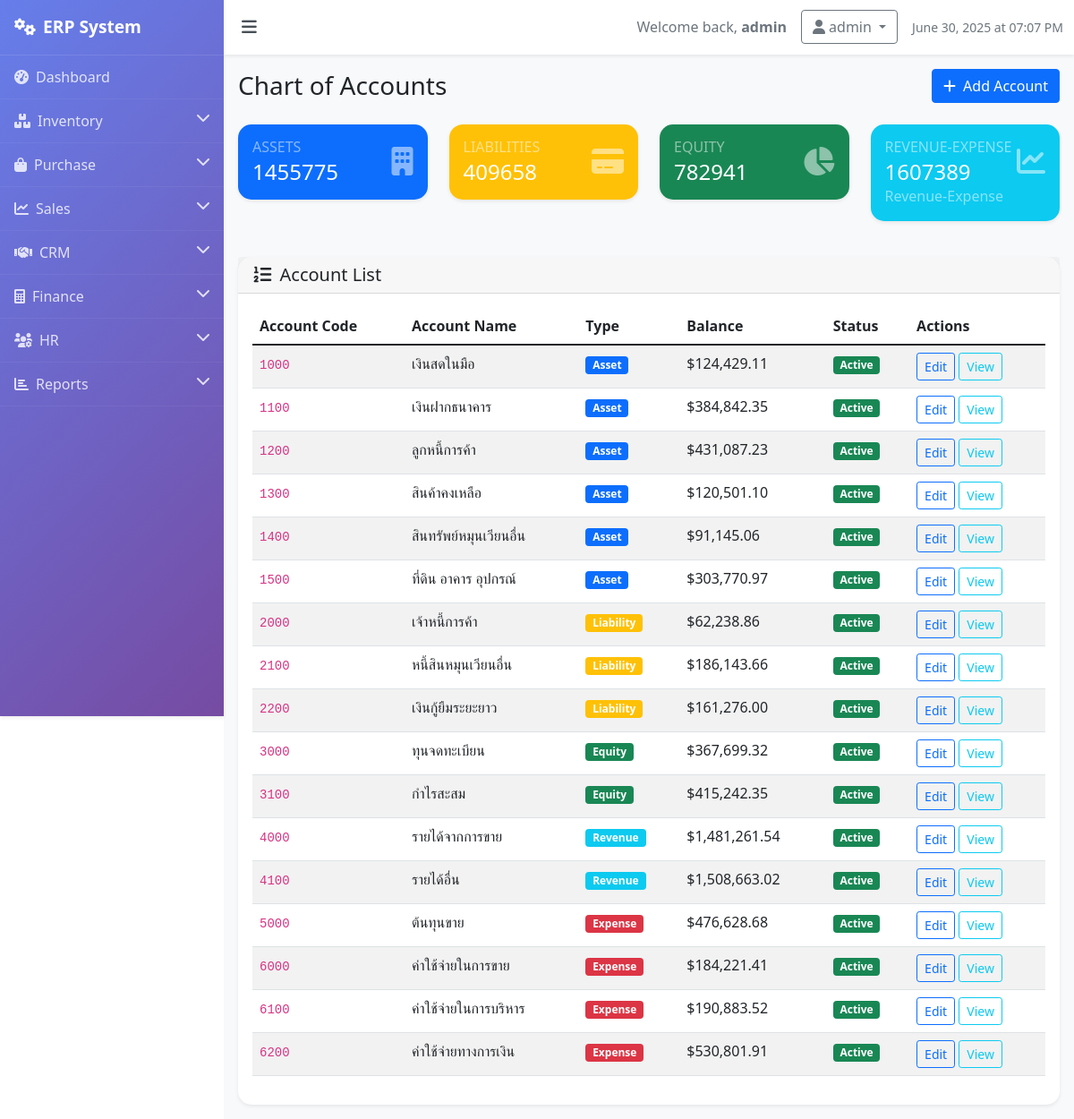
The app's page /finance/chart-of-accounts (signed in) with its own data.
### models.py (models this page shows)
class Account(db.Model):
    id = db.Column(db.Integer, primary_key=True)
    account_code = db.Column(db.String(20), unique=True, nullable=False)
    account_name = db.Column(db.String(100), nullable=False)
    account_type = db.Column(db.String(20), nullable=False)  # asset, liability, equity, revenue, expense
    parent_account_id = db.Column(db.Integer, db.ForeignKey('account.id'))
    is_active = db.Column(db.Boolean, default=True)
    balance = db.Column(db.Float, default=0.0)

### routes.py (the view)
    @app.route('/finance/chart-of-accounts')
    def chart_of_accounts():
        if 'user_id' not in session:
            return redirect(url_for('login'))
        accounts = Account.query.order_by(Account.account_code).all()
        assets_total = db.session.query(db.func.sum(Account.balance)).filter_by(account_type='asset').scalar() or 0
        liabilities_total = db.session.query(db.func.sum(Account.balance)).filter_by(account_type='liability').scalar() or 0
        equity_total = db.session.query(db.func.sum(Account.balance)).filter_by(account_type='equity').scalar() or 0
        revenue_total = db.session.query(db.func.sum(Account.balance)).filter_by(account_type='revenue').scalar() or 0
        expense_total = db.session.query(db.func.sum(Account.balance)).filter_by(account_type='expense').scalar() or 0
        revenue_expense_total = revenue_total - expense_total
        return render_template('finance/chart_of_accounts.html',
                             accounts=accounts,
                             assets_total=assets_total,
                             liabilities_total=liabilities_total,
                             equity_total=equity_total,
                             revenue_expense_total=revenue_expense_total)

### templates/finance/chart_of_accounts.html (shortened to what this page needs)
{% extends "base.html" %}
{% block content %}
<div class="d-flex justify-content-between align-items-center mb-4">
    <h1 class="h3 mb-0">Chart of Accounts</h1>
    <a href="#" class="btn btn-primary">
        <i class="fas fa-plus me-2"></i>Add Account
    </a>
</div>
<div class="row mb-4">
    <div class="col-md-3 mb-3">
        <div class="card bg-primary text-white">
            <div class="card-body">
                <div class="d-flex justify-content-between">
                    <div>
                        <h6 class="text-white-50 text-uppercase mb-1">Assets</h6>
                        <h4 class="text-white mb-0">{{ assets_total|int }}</h4>
                    </div>
                    <div class="align-self-center">
                        <i class="fas fa-building fa-2x text-white-50"></i>
                    </div>
                </div>
            </div>
        </div>
    </div>
    <div class="col-md-3 mb-3">
        <div class="card bg-warning text-white">
            <div class="card-body">
                <div class="d-flex justify-content-between">
                    <div>
                        <h6 class="text-white-50 text-uppercase mb-1">Liabilities</h6>
                        <h4 class="text-white mb-0">{{ liabilities_total|int }}</h4>
                    </div>
                    <div class="align-self-center">
                        <i class="fas fa-credit-card fa-2x text-white-50"></i>
                    </div>
                </div>
            </div>
        </div>
    </div>
    <div class="col-md-3 mb-3">
        <div class="card bg-success text-white">
            <div class="card-body">
                <div class="d-flex justify-content-between">
                    <div>
                        <h6 class="text-white-50 text-uppercase mb-1">Equity</h6>
                        <h4 class="text-white mb-0">{{ equity_total|int }}</h4>
                    </div>
                    <div class="align-self-center">
                        <i class="fas fa-chart-pie fa-2x text-white-50"></i>
                    </div>
                </div>
            </div>
        </div>
    </div>
    <div class="col-md-3 mb-3">
        <div class="card bg-info text-white">
            <div class="card-body">
                <div class="d-flex justify-content-between">
                    <div>
                        <h6 class="text-white-50 text-uppercase mb-1">Revenue-Expense</h6>
                        <h4 class="text-white mb-0">{{ revenue_expense_total|int }}</h4>
                    </div>
                    <div class="align-self-center">
                        <i class="fas fa-chart-line fa-2x text-white-50"></i>
                    </div>
                </div>
                <p class="text-white-50 mb-0">Revenue-Expense</p>
            </div>
        </div>
    </div>
</div>
<div class="card">
    <div class="card-header">
        <h5 class="mb-0"><i class="fas fa-list-ol me-2"></i>Account List</h5>
    </div>
    <div class="card-body">
        <div class="table-responsive">
            <table class="table table-striped">
                <thead>
                    <tr>
                        <th>Account Code</th>
                        <th>Account Name</th>
                        <th>Type</th>
                        <th>Balance</th>
                        <th>Status</th>
                        <th>Actions</th>
                    </tr>
                </thead>
                <tbody>
                    {% for account in accounts %}
                    <tr>
                        <td><code>{{ account.account_code }}</code></td>
                        <td>{{ account.account_name }}</td>
                        <td>
                            {% if account.account_type == 'asset' %}
                            <span class="badge bg-primary">Asset</span>
                            {% elif account.account_type == 'liability' %}
                            <span class="badge bg-warning">Liability</span>
                            {% elif account.account_type == 'equity' %}
                            <span class="badge bg-success">Equity</span>
                            {% elif account.account_type == 'revenue' %}
                            <span class="badge bg-info">Revenue</span>
                            {% else %}
                            <span class="badge bg-danger">Expense</span>
                            {% endif %}
                        </td>
                        <td>${{ "{:,.2f}".format(account.balance or 0) }}</td>
                        <td>
                            {% if account.is_active %}
                            <span class="badge bg-success">Active</span>
                            {% else %}
                            <span class="badge bg-secondary">Inactive</span>
                            {% endif %}
                        </td>
                        <td>
                            <button class="btn btn-sm btn-outline-primary">Edit</button>
                            <button class="btn btn-sm btn-outline-info">View</button>
                        </td>
                    </tr>
                    {% endfor %}
                </tbody>
            </table>
        </div>
    </div>
</div>
{% endblock %}

### templates/base.html (style rules this page uses)
body { overflow-x: hidden; }
.card { border: none; border-radius: 15px; box-shadow: 0 0.125rem 0.25rem rgba(0, 0, 0, 0.075); transition: transform 0.2s; }

### records on screen
Account: account_code "1000", account_name "เงินสดในมือ", account_type "Asset", balance "124,429.11", is_active "Active"
Account: account_code "1100", account_name "เงินฝากธนาคาร", account_type "Asset", balance "384,842.35", is_active "Active"
Account: account_code "1200", account_name "ลูกหนี้การค้า", account_type "Asset", balance "431,087.23", is_active "Active"
Account: account_code "1300", account_name "สินค้าคงเหลือ", account_type "Asset", balance "120,501.10", is_active "Active"
Account: account_code "1400", account_name "สินทรัพย์หมุนเวียนอื่น", account_type "Asset", balance "91,145.06", is_active "Active"
Account: account_code "1500", account_name "ที่ดิน อาคาร อุปกรณ์", account_type "Asset", balance "303,770.97", is_active "Active"
Account: account_code "2000", account_name "เจ้าหนี้การค้า", account_type "Liability", balance "62,238.86", is_active "Active"
Account: account_code "2100", account_name "หนี้สินหมุนเวียนอื่น", account_type "Liability", balance "186,143.66", is_active "Active"
Account: account_code "2200", account_name "เงินกู้ยืมระยะยาว", account_type "Liability", balance "161,276.00", is_active "Active"
Account: account_code "3000", account_name "ทุนจดทะเบียน", account_type "Equity", balance "367,699.32", is_active "Active"
Account: account_code "3100", account_name "กำไรสะสม", account_type "Equity", balance "415,242.35", is_active "Active"
Account: account_code "4000", account_name "รายได้จากการขาย", account_type "Revenue", balance "1,481,261.54", is_active "Active"
Account: account_code "4100", account_name "รายได้อื่น", account_type "Revenue", balance "1,508,663.02", is_active "Active"
Account: account_code "5000", account_name "ต้นทุนขาย", account_type "Expense", balance "476,628.68", is_active "Active"
Account: account_code "6000", account_name "ค่าใช้จ่ายในการขาย", account_type "Expense", balance "184,221.41", is_active "Active"
Account: account_code "6100", account_name "ค่าใช้จ่ายในการบริหาร", account_type "Expense", balance "190,883.52", is_active "Active"
Account: account_code "6200", account_name "ค่าใช้จ่ายทางการเงิน", account_type "Expense", balance "530,801.91", is_active "Active"

### other values on screen
{{ session.username }} "admin"
{{ assets_total|int }} "1455775"
{{ liabilities_total|int }} "409658"
{{ equity_total|int }} "782941"
{{ revenue_expense_total|int }} "1607389"
